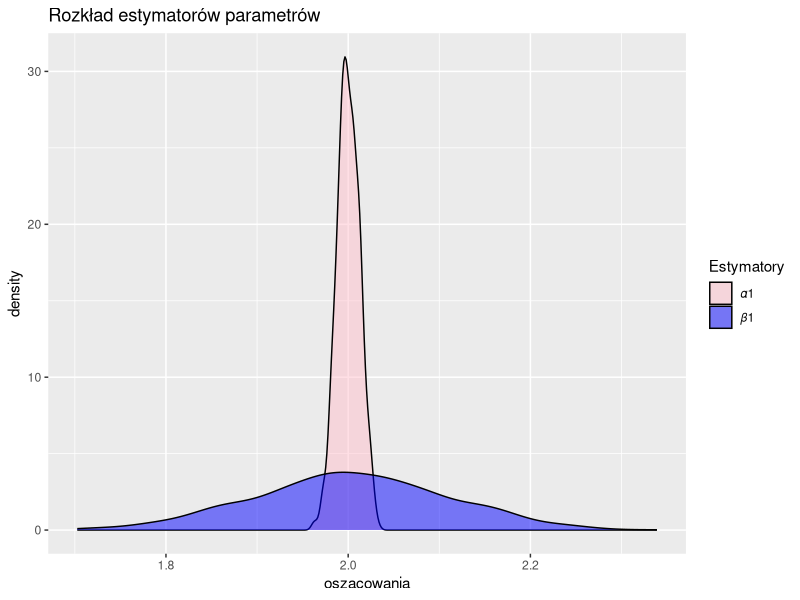
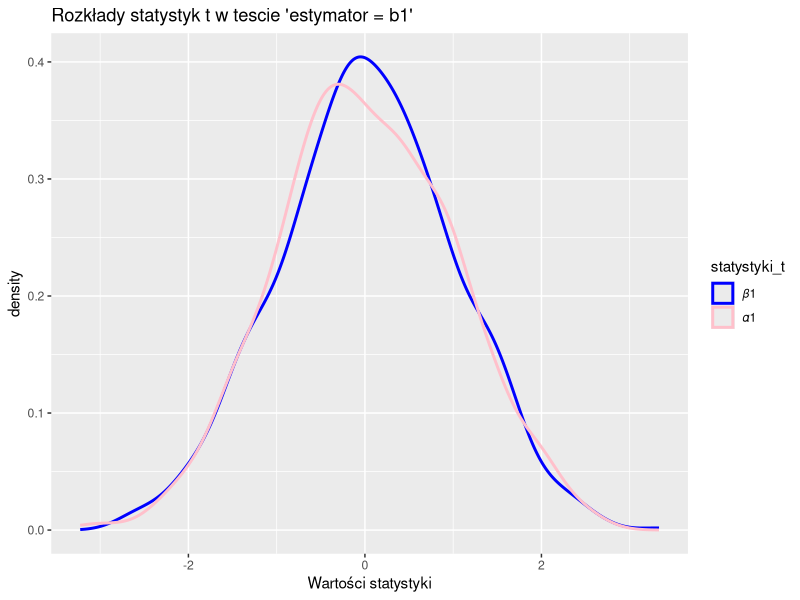
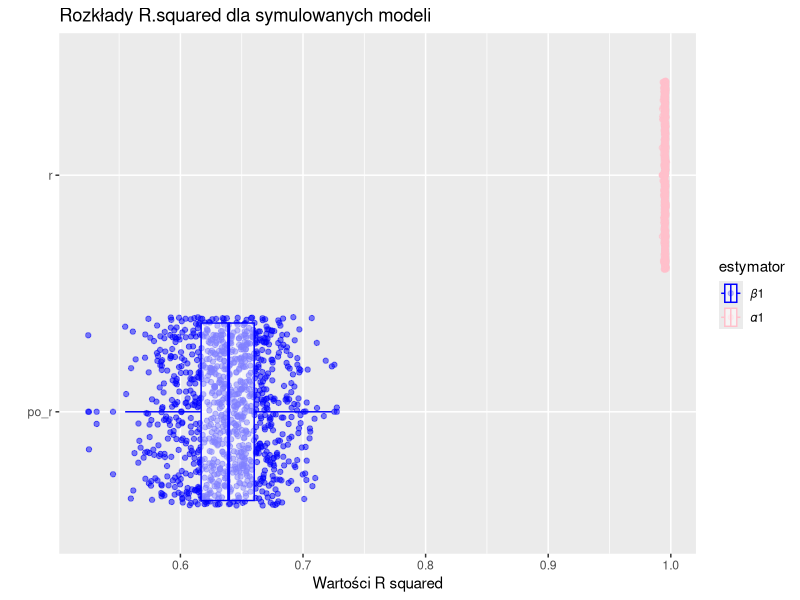
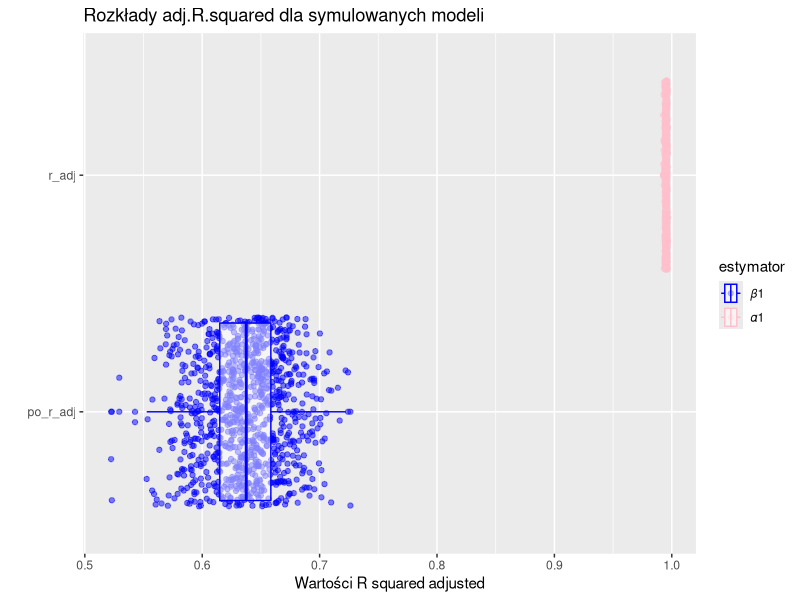
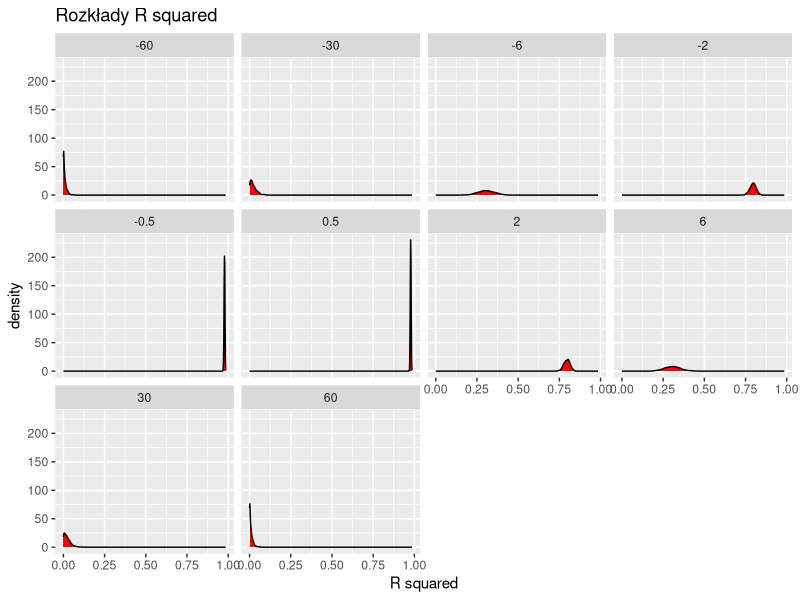
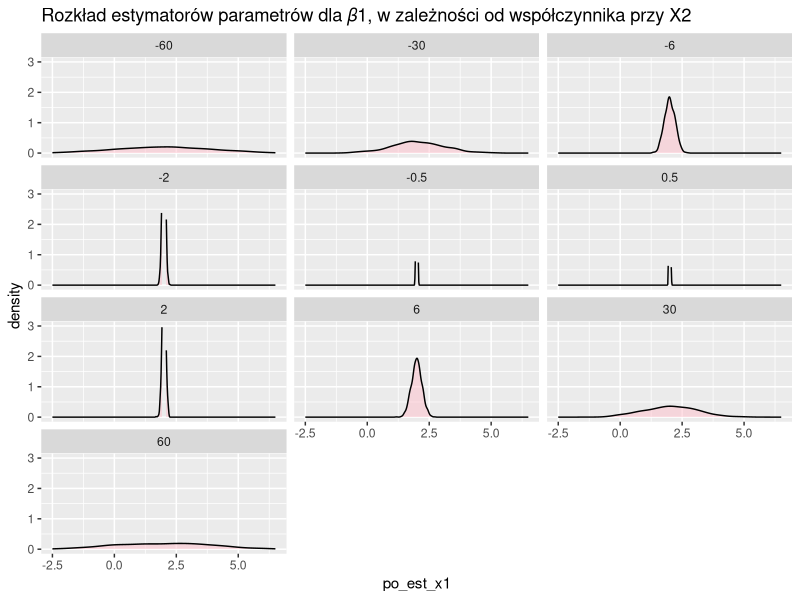

These figures' R source, in order:
## ---- chunk 1
knitr::opts_chunk$set(echo = TRUE)
## ---- chunk 2
set.seed(123)
library(tidyverse)
library(ggplot2)
library(nortest)
library(tseries)
library(knitr)

a<-2
b<-3
c<-5
n<-200
df<-data.frame("est_x1"=0,"stat_t_x1"=0,"ist_x1"=0,"r_adj"=0,"r"=0,"po_est_x1"=0,"po_stat_t_x1"=0,"po_ist_x1"=0,"po_r_adj"=0,"po_r"=0)
for(i in 1:1024)
{
  
  
  x1<-runif(n,0,20)
  x2<-runif(n,0,10)
  e<-rnorm(n,0,1)
  Y<-a*x1 + b*x2 +e + c
  #przed
  model=lm(Y~x1+x2)
  x1_est=as.numeric(summary(model)$coefficients[,1][2])
  t_x1<-(x1_est - a)/as.numeric(summary(model)$coefficients[,2][2])#statystyka t-studenta dla alfa=0.05
  ist_x1<-abs(t_x1)>qt(1 - 0.05/2, n-3)
  r_adj<-summary(model)$adj.r.squared
  r<-summary(model)$r.squared
  
  #po
  model2=lm(Y~x1)
  po_x1_est=as.numeric(summary(model2)$coefficients[,1][2])
 po_t_x1<-(po_x1_est - a)/as.numeric(summary(model2)$coefficients[,2][2])#statystyka t-studenta dla alfa=0.05
  po_ist_x1<-abs(po_t_x1)>qt(1 - 0.05/2, n-2)
  po_r_adj<-summary(model2)$adj.r.squared
  po_r<-summary(model2)$r.squared
  df<-rbind(df,c(x1_est,t_x1,ist_x1,r_adj,r,po_x1_est,po_t_x1,po_ist_x1,po_r_adj,po_r))
  
  
}
df<-df[-1,]
rownames(df)<-NULL
## ---- chunk 3
df%>%
  pivot_longer(cols=c("est_x1","po_est_x1"),names_to = "przed_po",values_to = "oszacowania")%>%
  ggplot(aes(oszacowania,fill=przed_po))+
  geom_density(alpha=0.5)+
  labs(title="Rozkład estymatorów parametrów",
       fill="Estymatory")+
  scale_fill_manual(labels = c("𝛼1","𝛽1"),values = c("pink","blue"))

## ---- chunk 4
cat("𝛼1: Shapiro-Wilk", shapiro.test(df$est_x1)$p.value,
    "\n𝛼1: Lillieforse", lillie.test(df$po_est_x1)$p.value,
    "\n𝛽1: Shapiro-Wilk", shapiro.test(df$est_x1)$p.value,
    "\n𝛽1: Lillieforse", lillie.test(df$po_est_x1)$p.value)

## ---- chunk 5
cat("wartość oczekiwana 𝛼1: ",mean(df$est_x1),"\nwartość oczekiwana 𝛽1: ",mean(df$po_est_x1), "\nrelative_error_𝛼1:",mean(abs((a - df$est_x1) /a)), "\nrelative_error_𝛽1:",mean(abs((a - df$po_est_x1) /a)),"\nMSE_𝛼1:",mean((a - df$est_x1)^2),"\nMSE_𝛽1:",mean((a - df$po_est_x1)^2))

## ---- chunk 6

df%>%
  pivot_longer(cols=c("stat_t_x1","po_stat_t_x1"),names_to = "statystyki_t",values_to = "wartosci")%>%
  ggplot(aes(wartosci,color=statystyki_t))+
  geom_density(alpha=0.5,linewidth=1)+
  labs(title="Rozkłady statystyk t w tescie 'estymator = b1' ",fill="Estymatory",x="Wartości statystyki")+
  scale_color_manual(labels = c("𝛽1","𝛼1"),values = c("blue","pink"))
## ---- chunk 7
cat("PRZED: Shapiro-Wilk", shapiro.test(df$stat_t_x1)$p.value,
    "\nPRZED: Lillieforse", lillie.test(df$po_stat_t_x1)$p.value,
    "\nPO: Shapiro-Wilk", shapiro.test(df$stat_t_x1)$p.value,
    "\nPO: Lillieforse", lillie.test(df$po_stat_t_x1)$p.value)
## ---- chunk 8
table(df$ist_x1)

## ---- chunk 9
table(df$po_ist_x1)

## ---- chunk 10
df%>%
  pivot_longer(cols=c("po_r","r"),names_to = "regular_R_squared",values_to = "wartosci")%>%
  ggplot(aes(wartosci,y=regular_R_squared,color=regular_R_squared))+
  geom_jitter(alpha=.5)+
  geom_boxplot(alpha=0.5)+
  labs(title="Rozkłady R.squared dla symulowanych modeli",
       x="Wartości R squared",
       y="",
       color="estymator")+
  scale_color_manual(labels = c("𝛽1","𝛼1"),values = c("blue","pink"))
## ---- chunk 11

df%>%
  pivot_longer(cols=c("po_r_adj","r_adj"),names_to = "adjusted_R_squared",values_to = "wartosci")%>%
  ggplot(aes(wartosci,y=adjusted_R_squared,color=adjusted_R_squared))+
  geom_jitter(alpha=.5)+
  geom_boxplot(alpha=0.5)+
  labs(title="Rozkłady adj.R.squared dla symulowanych modeli",
       x="Wartości R squared adjusted",
       y="",
       color="estymator")+
  scale_color_manual(labels = c("𝛽1","𝛼1"),values = c("blue","pink"))

## ---- chunk 12

df<-data.frame("est_x1"=0,"stat_t_x1"=0,"ist_x1"=0,"r_adj"=0,"r"=0,"po_est_x1"=0,"po_stat_t_x1"=0,"po_ist_x1"=0,"po_r_adj"=0,"po_r"=0,"b"=0)

for(j in c(-60,-30,-6,-2,-0.5,0.5,2,6,30,60)){
  for(i in 1:1024)
  {
    
    x1<-runif(n,0,20)
    x2<-runif(n,0,10)
    e<-rnorm(n,0,1)
    Y<-a*x1 + j*x2 +e + c
    #przed
    model=lm(Y~x1+x2)
    x1_est=as.numeric(summary(model)$coefficients[,1][2])
    t_x1<-(x1_est - a)/as.numeric(summary(model)$coefficients[,2][2])#statystyka t-studenta dla alfa=0.05
    ist_x1<-abs(t_x1)>qt(1 - 0.05/2, 50-3)
    r_adj<-summary(model)$adj.r.squared
    r<-summary(model)$r.squared
    
    #po
    model2=lm(Y~x1)
    po_x1_est=as.numeric(summary(model2)$coefficients[,1][2])
   po_t_x1<-(po_x1_est - a)/as.numeric(summary(model2)$coefficients[,2][2])#statystyka t-studenta dla alfa=0.05
    po_ist_x1<-abs(po_t_x1)>qt(1 - 0.05/2, 50-3)
    po_r_adj<-summary(model2)$adj.r.squared
    po_r<-summary(model2)$r.squared
    df<-rbind(df,c(x1_est,t_x1,ist_x1,r_adj,r,po_x1_est,po_t_x1,po_ist_x1,po_r_adj,po_r,j))
    
    
}
}
df<-df[-1,]
rownames(df)<-NULL

## ---- chunk 13
ggplot(df,aes(x=po_r))+
  geom_density(fill="red")+
  facet_wrap(~b,nrow=3)+
  labs(title="Rozkłady R squared",
       x="R squared",
       fill="wartość b")
## ---- chunk 14

df%>%
  ggplot(aes(po_est_x1))+
  geom_density(alpha=0.5,fill="pink")+
  ylim(0,3)+
  xlim(-2.5,6.5)+
  facet_wrap(~b,ncol = 3)+
  labs(title="Rozkład estymatorów parametrów dla 𝛽1, w zależności od współczynnika przy X2")
